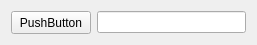
<?xml version="1.0" encoding="UTF-8"?>
<ui version="4.0">
 <class>component</class>
 <widget class="QWidget" name="component">
  <property name="geometry">
   <rect>
    <x>0</x>
    <y>0</y>
    <width>257</width>
    <height>41</height>
   </rect>
  </property>
  <property name="windowTitle">
   <string>Form</string>
  </property>
  <layout class="QHBoxLayout" name="horizontalLayout">
   <item>
    <widget class="QPushButton" name="pushButton">
     <property name="minimumSize">
      <size>
       <width>75</width>
       <height>23</height>
      </size>
     </property>
     <property name="text">
      <string>PushButton</string>
     </property>
    </widget>
   </item>
   <item>
    <widget class="QLineEdit" name="lineEdit"/>
   </item>
  </layout>
 </widget>
 <resources/>
 <connections/>
</ui>
